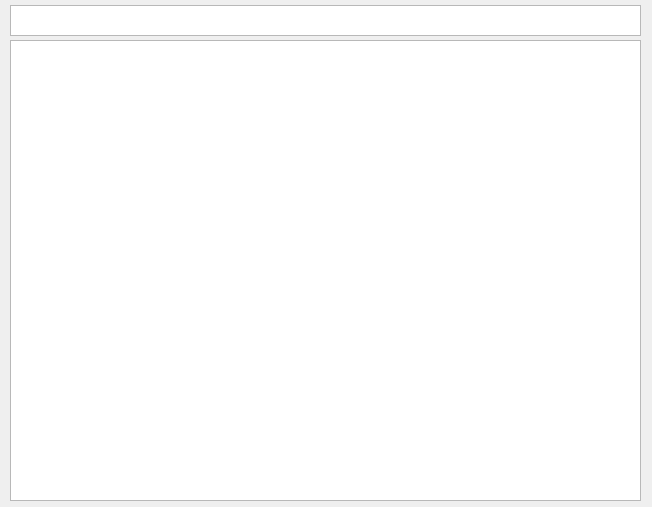
<?xml version="1.0" encoding="UTF-8"?>
<ui version="4.0">
 <class>AmptyInfoDialog</class>
 <widget class="QDialog" name="AmptyInfoDialog">
  <property name="geometry">
   <rect>
    <x>0</x>
    <y>0</y>
    <width>652</width>
    <height>507</height>
   </rect>
  </property>
  <property name="windowTitle">
   <string>Dialog</string>
  </property>
  <widget class="QTextBrowser" name="textTitle">
   <property name="geometry">
    <rect>
     <x>10</x>
     <y>5</y>
     <width>631</width>
     <height>31</height>
    </rect>
   </property>
   <property name="font">
    <font>
     <family>Agency FB</family>
    </font>
   </property>
   <property name="mouseTracking">
    <bool>true</bool>
   </property>
   <property name="html">
    <string>&lt;!DOCTYPE HTML PUBLIC &quot;-//W3C//DTD HTML 4.0//EN&quot; &quot;http://www.w3.org/TR/REC-html40/strict.dtd&quot;&gt;
&lt;html&gt;&lt;head&gt;&lt;meta name=&quot;qrichtext&quot; content=&quot;1&quot; /&gt;&lt;style type=&quot;text/css&quot;&gt;
p, li { white-space: pre-wrap; }
&lt;/style&gt;&lt;/head&gt;&lt;body style=&quot; font-family:'Agency FB'; font-size:9pt; font-weight:400; font-style:normal;&quot;&gt;
&lt;p align=&quot;center&quot; style=&quot;-qt-paragraph-type:empty; margin-top:0px; margin-bottom:0px; margin-left:0px; margin-right:0px; -qt-block-indent:0; text-indent:0px; font-family:'SimSun';&quot;&gt;&lt;br /&gt;&lt;/p&gt;&lt;/body&gt;&lt;/html&gt;</string>
   </property>
  </widget>
  <widget class="QTextBrowser" name="textBrowser">
   <property name="geometry">
    <rect>
     <x>10</x>
     <y>40</y>
     <width>631</width>
     <height>461</height>
    </rect>
   </property>
   <property name="html">
    <string>&lt;!DOCTYPE HTML PUBLIC &quot;-//W3C//DTD HTML 4.0//EN&quot; &quot;http://www.w3.org/TR/REC-html40/strict.dtd&quot;&gt;
&lt;html&gt;&lt;head&gt;&lt;meta name=&quot;qrichtext&quot; content=&quot;1&quot; /&gt;&lt;style type=&quot;text/css&quot;&gt;
p, li { white-space: pre-wrap; }
&lt;/style&gt;&lt;/head&gt;&lt;body style=&quot; font-family:'SimSun'; font-size:9pt; font-weight:400; font-style:normal;&quot;&gt;
&lt;p style=&quot;-qt-paragraph-type:empty; margin-top:0px; margin-bottom:0px; margin-left:0px; margin-right:0px; -qt-block-indent:0; text-indent:0px;&quot;&gt;&lt;br /&gt;&lt;/p&gt;&lt;/body&gt;&lt;/html&gt;</string>
   </property>
  </widget>
 </widget>
 <resources/>
 <connections/>
</ui>
